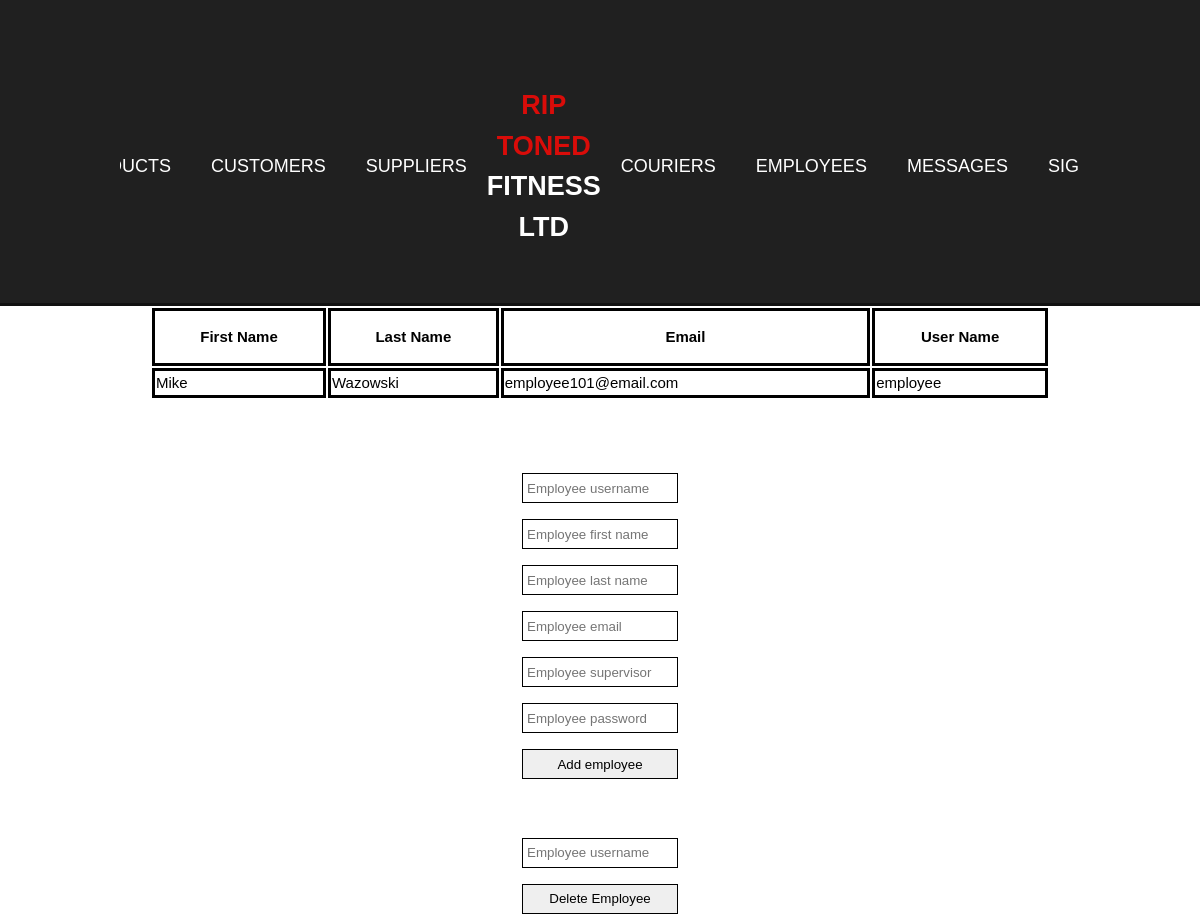
The app's page /content/admin_employees.php with its own data.
### tables this page shows
CREATE TABLE `employee` (
  `username` varchar(45) NOT NULL,
  `email` varchar(45) NOT NULL,
  `adminusername` varchar(45) DEFAULT NULL,
  `password` varchar(45) DEFAULT NULL,
  `firstname` varchar(45) DEFAULT NULL,
  `lastname` varchar(45) DEFAULT NULL
);

### content/admin_employees.php (the view, shortened to what this page needs)
<?php
    include_once 'include/dbHandler.php';
?>
<!DOCTYPE html>
<html>
<head>
    <link rel="stylesheet" href="css/admin.css">
</head>
<body>
<header>
    <div class = "container">
		<nav>
			<a href = "admin_products.php">Products</a>
			<a href = "admin_customers.php">Customers</a>
			<a href = "admin_suppliers.php">Suppliers</a>
			<div id = "branding">
                <a href = "admin_view.php"><h1><span class = "highlight">Rip Toned </span>Fitness LTD</h1></a>
			</div>
			<a href = "admin_couriers.php">Couriers</a>
			<a href = "admin_employees.php">Employees</a>
			<a href = "admin_messages.php">Messages</a>
			<a href = "index.php">Signout</a>
        </nav>
    </div>
</header>
<?php
    $sql = "SELECT username, firstname, lastname, email FROM employee; ";
    $result = mysqli_query($conn, $sql);
    $resultCheck = mysqli_num_rows($result);
    if ($resultCheck > 0){
        echo "<table class = 'center'>
                <tr>
                <th>First Name</th>
                <th>Last Name</th>
                <th>Email</th>
                <th>User Name</th>
                </tr>";
            while ($row = mysqli_fetch_array($result)){
                echo "<tr>";
                echo "<td>" . $row['firstname'] . "</td>";
                echo "<td>" . $row['lastname'] . "</td>";
                echo "<td>" . $row['email'] . "</td>";
                echo "<td>" . $row['username'] . "</td>";
                echo "</tr>";
            }
            echo "</table>";
    }
?>
<br>
<br>
<form action="add_employee.php?job=post" method="post">
	<input type="text" name="username" required placeholder = "Employee username"><br>
   <input type="text" name="firstname" required placeholder = "Employee first name"><br>
   <input type="text" name="lastname" required placeholder = "Employee last name"><br>
   <input type="text" name="email" required placeholder = "Employee email"><br>
   <input type="text" name="adminusername" required placeholder = "Employee supervisor"><br>
   <input type="text" name="password" required placeholder = "Employee password"><br>
   <input type="submit" value="Add employee">
</form>
<br>
<form action="delete_employee.php?job=post" method="post">
   <input type="text" name="username" required placeholder = "Employee username"><br>
   <input type="submit" value="Delete Employee">
</form>
</body>
</html>

### css/admin.css (style rules this page uses)
body { font-family: Helvetica, Arial, sans-serif; font-size: 15px; line-height: 1.5; margin:0; background-color: #d90c09; background:url('../img/redgradient.png'); }
.container { width:80%; margin:auto; overflow:hidden; }
header { background:url('../img/navbar.jpg') no-repeat 0; color:#ffffff; padding-top:30px; min-height:100px; border-bottom: #111 3px solid; }
header nav { display: flex; width: 100%; align-items: center; justify-content:center; overflow:hidden; }
header a { color:#fff; text-decoration:none; text-transform:uppercase; font-size: 18px; margin:0 20px; }
header #branding { margin:0; padding:0; width: 30%; height: 100%; text-align:center; font-size:22px; }
header .highlight { color:#d90c09; font-weight:bold; }
input { width: 13%; height: 30px; padding: 4px 4px; margin: 8px 0; display: inline-block; box-sizing: border-box; border: 1px solid black; }
form { padding-top: 100px; text-align: center; }
form { padding-top: 20px; text-align: center; }
table { width: 75%; border-collpase: collapse; }
td { background-color: white; border: 3px solid black; }
th { height: 50px; background-color: white; border: 3px solid black; }
table.center { margin-left: auto; margin-right: auto; }

### records on screen
employee: firstname "Mike", lastname "Wazowski", email "employee101@email.com", username "employee"
